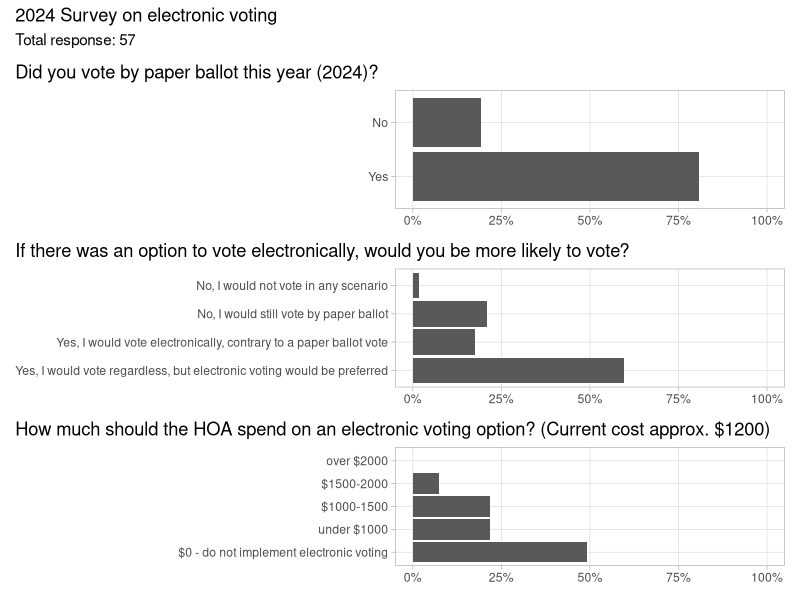

R code for this plot:
library(tidyverse)
library(patchwork)

theme_set(
    theme_light() + 
    theme(
        axis.title = element_blank(),
        panel.grid.minor = element_blank(),
        legend.position = "none",
        plot.title.position = "plot"
    )
)


display_results <- function(dat, question) {
    dat %>%
    mutate(vote = Count / sum(Count)) %>%
    ggplot(aes(x = vote, y = Answer)) + 
    geom_col() + 
    scale_x_continuous(
        limits = c(0, 1),
        labels = scales::label_percent()
    ) +
    labs(x = "", y = "",
        title = question) + 
    theme(
        axis.title = element_blank()
    )

}

q1 <- "Did you vote by paper ballot this year (2024)?"
q3 <- "If there was an option to vote electronically, would you be more likely to vote?"
q4 <- "How much should the HOA spend on an electronic voting option? (Current cost approx. $1200)"

q1res <- read_csv("evoting2024/question1.csv", col_types = "fi")
q3res <- read_csv("evoting2024/question3.csv", col_types = "fi")
q4res <- read_csv("evoting2024/question4.csv", col_types = "fi")

total <- sum(q1res$Count)

title <- glue::glue(
    "2024 Survey on electronic voting"
)

subtitle <- glue::glue(
    "Total response: {total}"
)


p <-
    display_results(q1res, question = q1) +
    display_results(q3res, question = q3) +
    display_results(q4res, question = q4) +
    plot_layout(ncol = 1) + 
    plot_annotation(
        title = title,
        subtitle = subtitle
    )

ggsave("evoting2024/evoting_results.png",
    # width = 6,
    # height = 10,
    plot = p)
